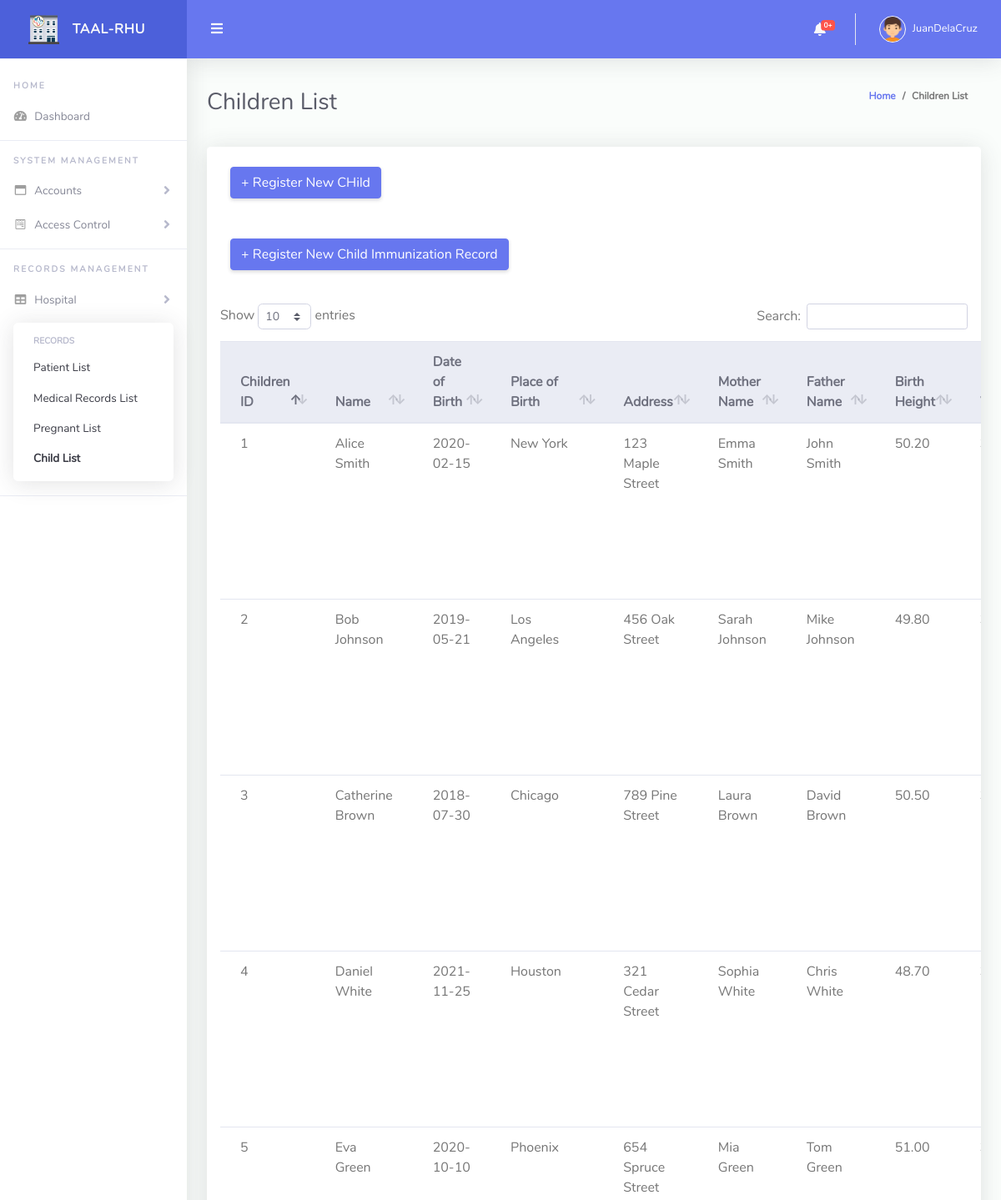
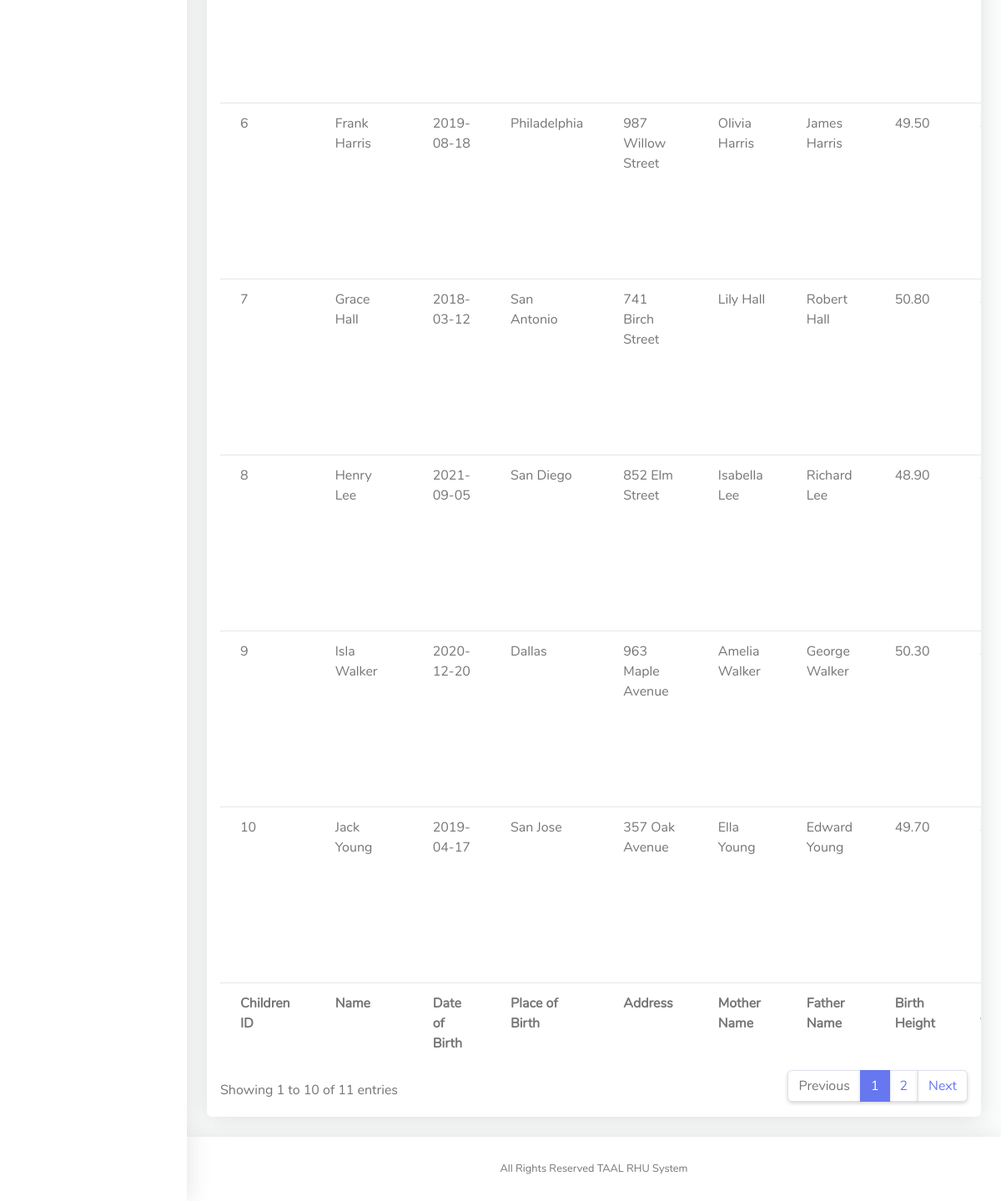
Screenshot of /admin/childs.php (signed in) with the database file from the repository (2 pictures, top to bottom).
### tables this page shows
CREATE TABLE `child` (
  `id` int(11) NOT NULL,
  `name` varchar(100) NOT NULL,
  `date_of_birth` date DEFAULT NULL,
  `place_of_birth` varchar(100) DEFAULT NULL,
  `address` varchar(255) DEFAULT NULL,
  `mother_name` varchar(100) DEFAULT NULL,
  `father_name` varchar(100) DEFAULT NULL,
  `birth_height` decimal(5,2) DEFAULT NULL,
  `birth_weight` decimal(5,2) DEFAULT NULL,
  `sex` enum('Male','Female') DEFAULT NULL,
  `contact_number` varchar(15) DEFAULT NULL
);

### controller/display.php (the view, shortened to what this page needs)
<?php
function displayTable($conn, $tableName, $query, $columns) {
    $result = $conn->query($query);
    if ($result->num_rows > 0) {
        while($row = $result->fetch_assoc()) {
            echo "<tr>";
            foreach ($columns as $column) {
                if($column =="file_location"){
                    echo "<td>" . '<img src="'.$row[$column].'" alt="" ><hr>
                    <a href="'.$row[$column].'" download="'.$row[$column].'" class="btn btn-danger m-1"> Download Image</a>
                    ' . "</td>";
                }
                else{
                    echo "<td>" . $row[$column] . "</td>";
                }
            }
            echo "</tr>";
        }
    } else {
    }
}
?>

### rows the page displays
child: id "1", name "Alice Smith", date_of_birth "2020-02-15", place_of_birth "New York", address "123 Maple Street", mother_name "Emma Smith", father_name "John Smith", birth_height "50.20"
child: id "2", name "Bob Johnson", date_of_birth "2019-05-21", place_of_birth "Los Angeles", address "456 Oak Street", mother_name "Sarah Johnson", father_name "Mike Johnson", birth_height "49.80"
child: id "3", name "Catherine Brown", date_of_birth "2018-07-30", place_of_birth "Chicago", address "789 Pine Street", mother_name "Laura Brown", father_name "David Brown", birth_height "50.50"
child: id "4", name "Daniel White", date_of_birth "2021-11-25", place_of_birth "Houston", address "321 Cedar Street", mother_name "Sophia White", father_name "Chris White", birth_height "48.70"
child: id "5", name "Eva Green", date_of_birth "2020-10-10", place_of_birth "Phoenix", address "654 Spruce Street", mother_name "Mia Green", father_name "Tom Green", birth_height "51.00"
child: id "6", name "Frank Harris", date_of_birth "2019-08-18", place_of_birth "Philadelphia", address "987 Willow Street", mother_name "Olivia Harris", father_name "James Harris", birth_height "49.50"
child: id "7", name "Grace Hall", date_of_birth "2018-03-12", place_of_birth "San Antonio", address "741 Birch Street", mother_name "Lily Hall", father_name "Robert Hall", birth_height "50.80"
child: id "8", name "Henry Lee", date_of_birth "2021-09-05", place_of_birth "San Diego", address "852 Elm Street", mother_name "Isabella Lee", father_name "Richard Lee", birth_height "48.90"
child: id "9", name "Isla Walker", date_of_birth "2020-12-20", place_of_birth "Dallas", address "963 Maple Avenue", mother_name "Amelia Walker", father_name "George Walker", birth_height "50.30"
child: id "10", name "Jack Young", date_of_birth "2019-04-17", place_of_birth "San Jose", address "357 Oak Avenue", mother_name "Ella Young", father_name "Edward Young", birth_height "49.70"

### other values shown
$row['count'] "0"
$_SESSION['username'] "JuanDelaCruz"
